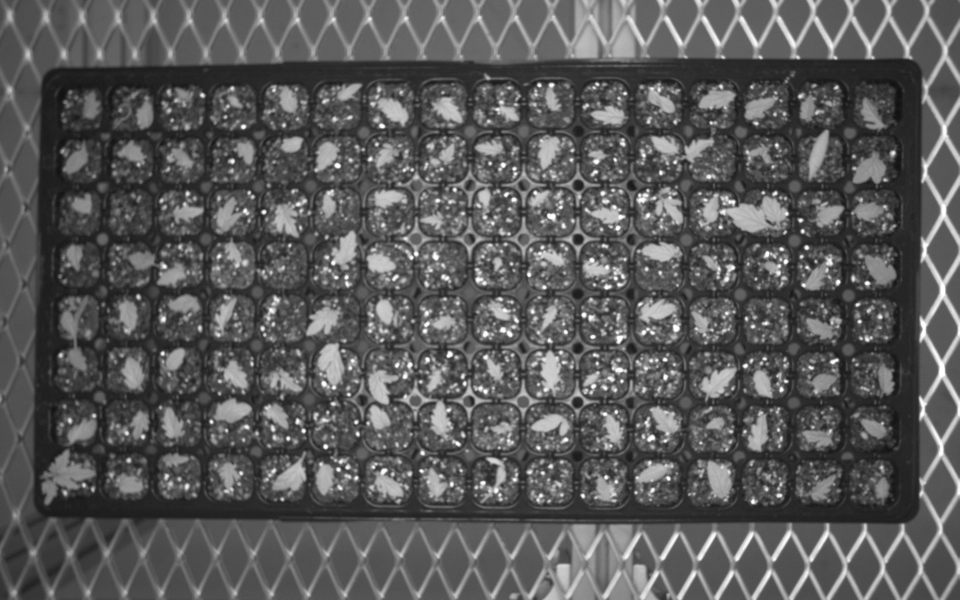
#> input picture 220112_test/Pic_2022_01_12_165707_1.bmp, 1920 x 1200 px (shown at 1/2 size); its folder holds only this picture in this run
$ jupyter execute divide_img.ipynb   (shell and % lines are left out)
#> lines starting #> are read from the running program, lines starting #| are printed output that depends on the picture
[cell 1]
import cv2
import numpy as np
from glob import glob
import matplotlib.pyplot as plt
import os

[cell 2]
files = glob('C:\\Users\\kimso\\Desktop\\220112_test\\*.bmp')
files

[cell 3]
#1번이미지
img = cv2.imread(files[0])
#> img is the input picture: shape (1200, 1920, 3); min 12, max 255, mean 89.9

# img_resize = cv2.resize(img, dsize=(640,480))

h, w = img.shape[:2]
#> h = 1200; w = 1920
img_1 = img[0:int(h/3),:,:]

img_1.shape

img_1_1 = img_1[:,0:int(w/3),:]
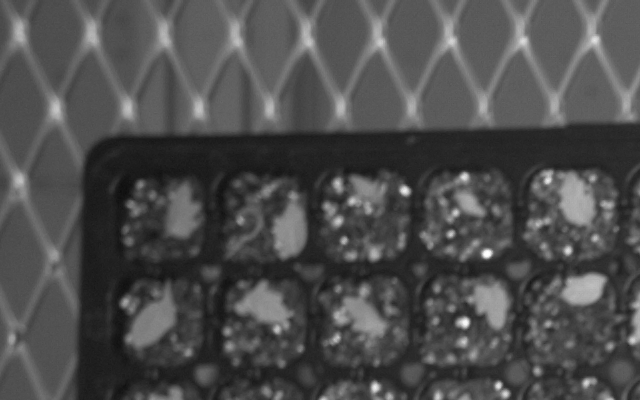
#> img_1_1: shape (400, 640, 3); min 12, max 255, mean 77.3

img_1_1.shape

plt.imshow(img_1_1)

cv2.imwrite('C:\\Users\\kimso\\Desktop\\get_germination_rate\\results\\result_1.png',img_1_1)
#> Out = True

[cell 4]
#2번이미지
img_2 = img[int(h/3):int(2*h/3),:,:]

img_2.shape

img_2_1 = img_2[:,0:int(w/3),:]
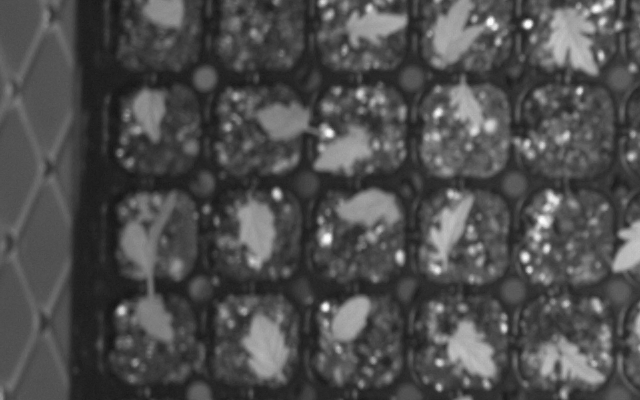
#> img_2_1: shape (400, 640, 3); min 17, max 254, mean 78.2

img_2_1.shape

plt.imshow(img_2_1)

cv2.imwrite('C:\\Users\\kimso\\Desktop\\get_germination_rate\\results\\result_2.png',img_2_1)
#> Out = True

[cell 5]
#3번이미지
img_3 = img[int(2*h/3):int(h),:,:]
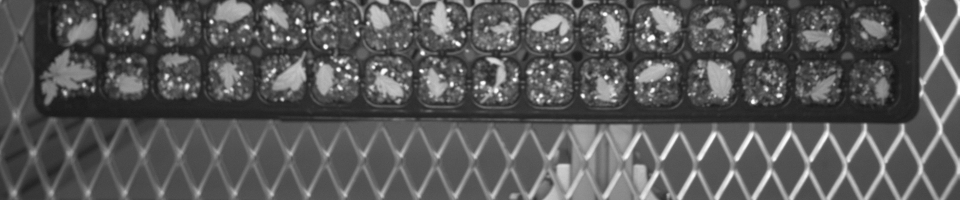
#> img_3: shape (400, 1920, 3) (shown at 1/2 size); min 17, max 255, mean 89.3

img_3.shape

img_3_1 = img_3[:,0:int(w/3),:]
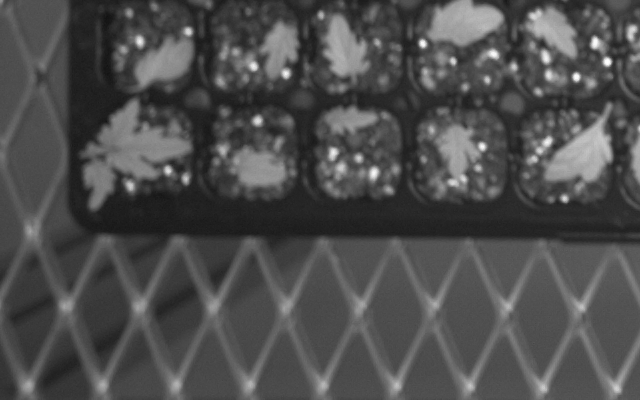
#> img_3_1: shape (400, 640, 3); min 17, max 255, mean 77.8

img_3_1.shape

plt.imshow(img_3_1)

cv2.imwrite('C:\\Users\\kimso\\Desktop\\get_germination_rate\\results\\result_3.png',img_3_1)
#> Out = True

[cell 6]
#4번이미지
img_4 = img[0:int(h/3),:,:]

img_4.shape

img_4_1 = img_4[:,int(w/3):int(2*w/3),:]
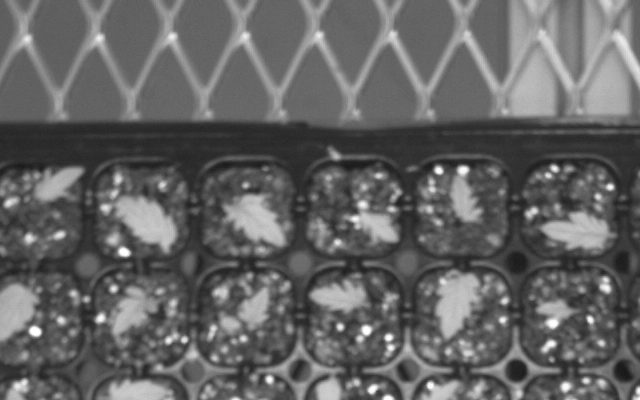
#> img_4_1: shape (400, 640, 3); min 23, max 255, mean 99.9

img_4_1.shape

plt.imshow(img_4_1)

cv2.imwrite('C:\\Users\\kimso\\Desktop\\get_germination_rate\\results\\result_4.png',img_4_1)
#> Out = True

[cell 7]
#5번이미지
img_5 = img[int(h/3):int(2*h/3),:,:]

img_5.shape

img_5_1 = img_5[:,int(w/3):int(2*w/3),:]
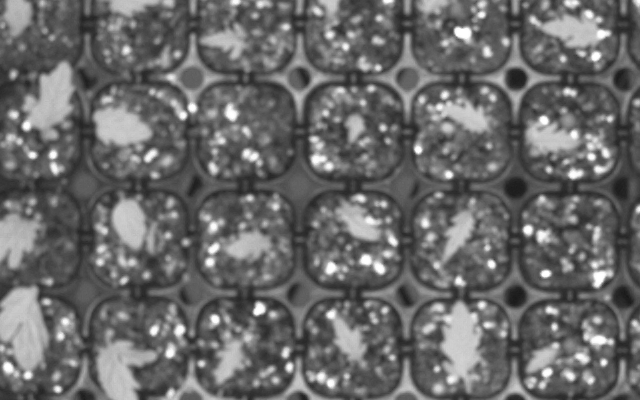
#> img_5_1: shape (400, 640, 3); min 24, max 255, mean 106

img_5_1.shape

plt.imshow(img_5_1)

cv2.imwrite('C:\\Users\\kimso\\Desktop\\get_germination_rate\\results\\result_5.png',img_5_1)
#> Out = True

[cell 8]
#6번이미지
img_6 = img[int(2*h/3):int(3*h/3),:,:]

img_6.shape

img_6_1 = img_6[:,int(w/3):int(2*w/3),:]
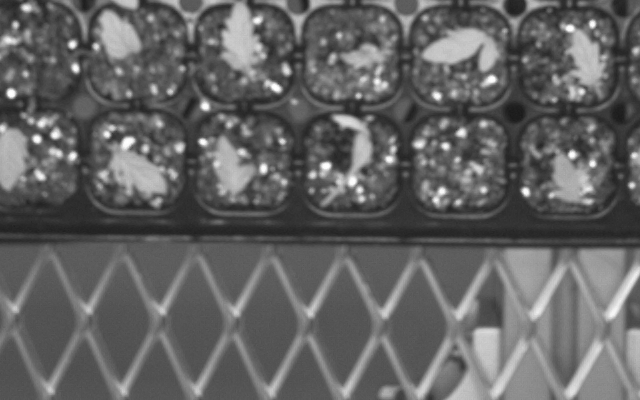
#> img_6_1: shape (400, 640, 3); min 25, max 255, mean 99.6

img_6_1.shape

plt.imshow(img_6_1)

cv2.imwrite('C:\\Users\\kimso\\Desktop\\get_germination_rate\\results\\result_6.png',img_6_1)
#> Out = True

[cell 9]
#7번이미지
img_7 = img[:int(1*h/3),:,:]

img_7.shape

img_7_1 = img_7[:,int(2*w/3):int(3*w/3),:]
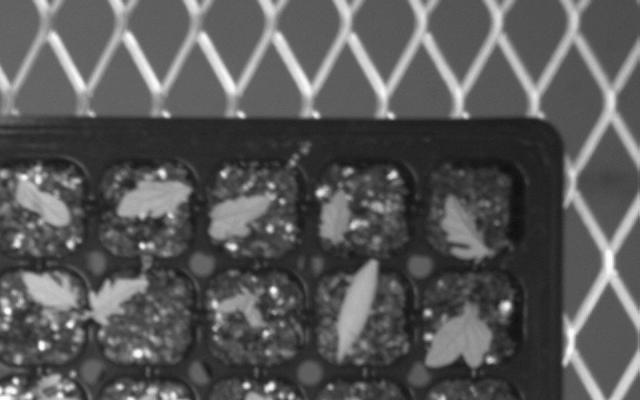
#> img_7_1: shape (400, 640, 3); min 12, max 254, mean 88.9

img_7_1.shape

plt.imshow(img_7_1)

cv2.imwrite('C:\\Users\\kimso\\Desktop\\get_germination_rate\\results\\result_7.png',img_7_1)
#> Out = True

[cell 10]
#8번이미지
img_8 = img[int(1*h/3):int(2*h/3),:,:]

img_8.shape

img_8_1 = img_8[:,int(2*w/3):int(3*w/3),:]
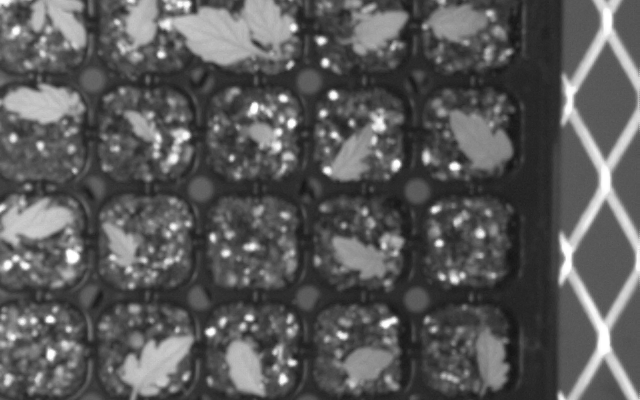
#> img_8_1: shape (400, 640, 3); min 19, max 255, mean 90.6

img_8_1.shape

plt.imshow(img_8_1)

cv2.imwrite('C:\\Users\\kimso\\Desktop\\get_germination_rate\\results\\result_8.png',img_8_1)
#> Out = True

[cell 11]
#9번이미지
img_9 = img[int(2*h/3):int(3*h/3),:,:]

img_9.shape

img_9_1 = img_9[:,int(2*w/3):int(3*w/3),:]
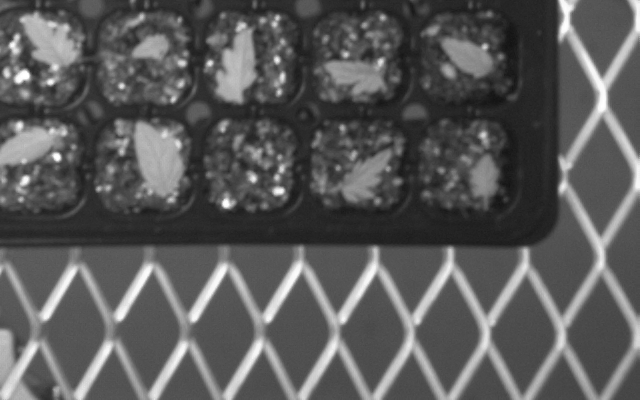
#> img_9_1: shape (400, 640, 3); min 18, max 255, mean 90.6

img_9_1.shape

plt.imshow(img_9_1)

cv2.imwrite('C:\\Users\\kimso\\Desktop\\get_germination_rate\\results\\result_9.png',img_9_1)
#> Out = True

$ run again, on 220112_test/Pic_2022_01_12_170344_9.bmp
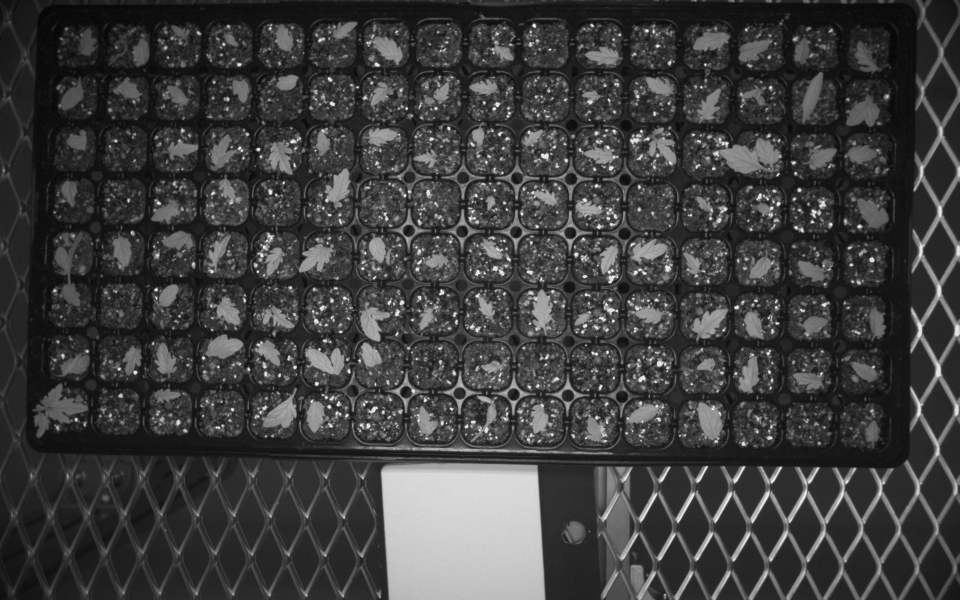
#> input picture 220112_test/Pic_2022_01_12_170344_9.bmp, 1920 x 1200 px (shown at 1/2 size)
#> img is the input picture: shape (1200, 1920, 3); min 0, max 253, mean 62.2
#> `cv2.imwrite('C:\\Users\\kimso\\Desktop\\get_germination_rate\\results\..`: Out = True
#> `img_8_1 = img_8[:,int(2*w/3):int(3*w/3),:]`:
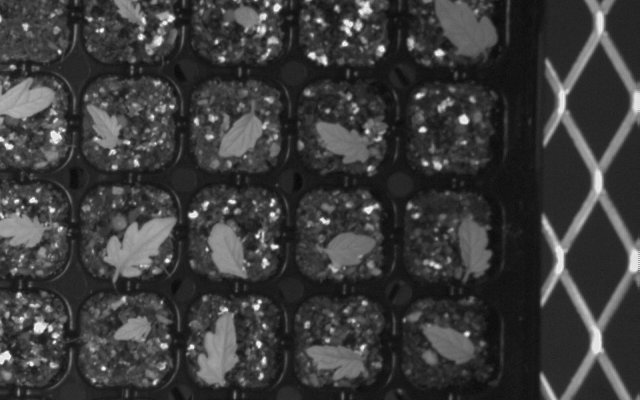
#> img_8_1: shape (400, 640, 3); min 6, max 251, mean 59.6
#> `img_9_1 = img_9[:,int(2*w/3):int(3*w/3),:]`:
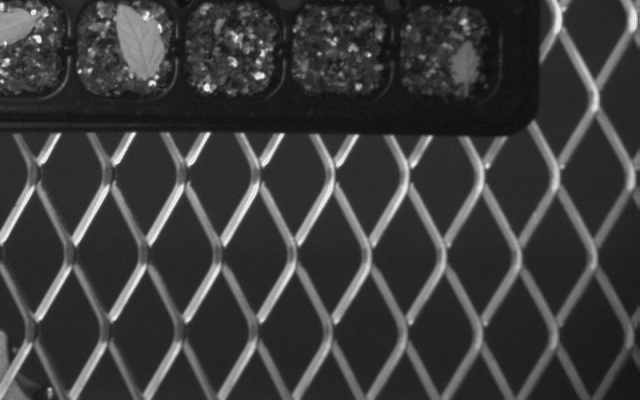
#> img_9_1: shape (400, 640, 3); min 10, max 246, mean 61
